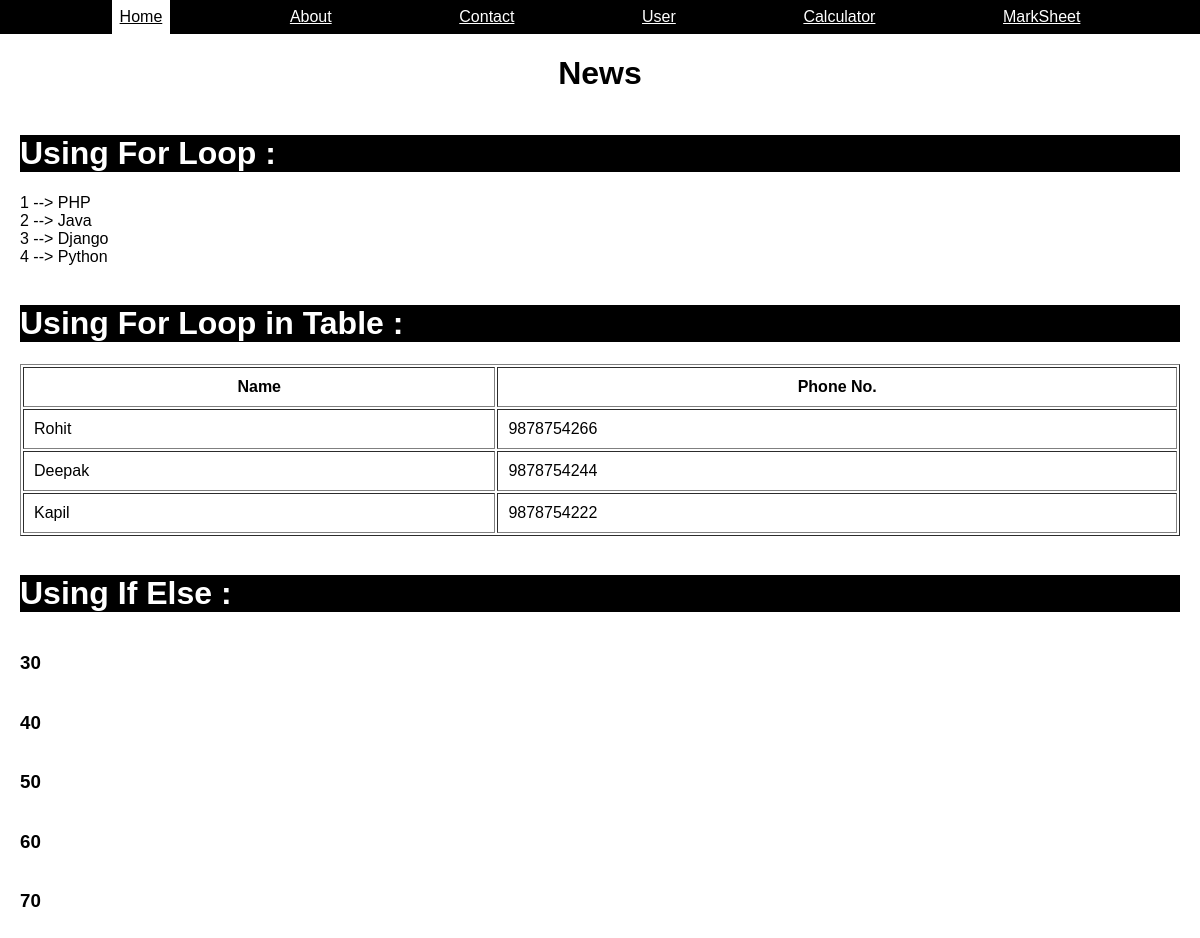
The app's page /, older data.
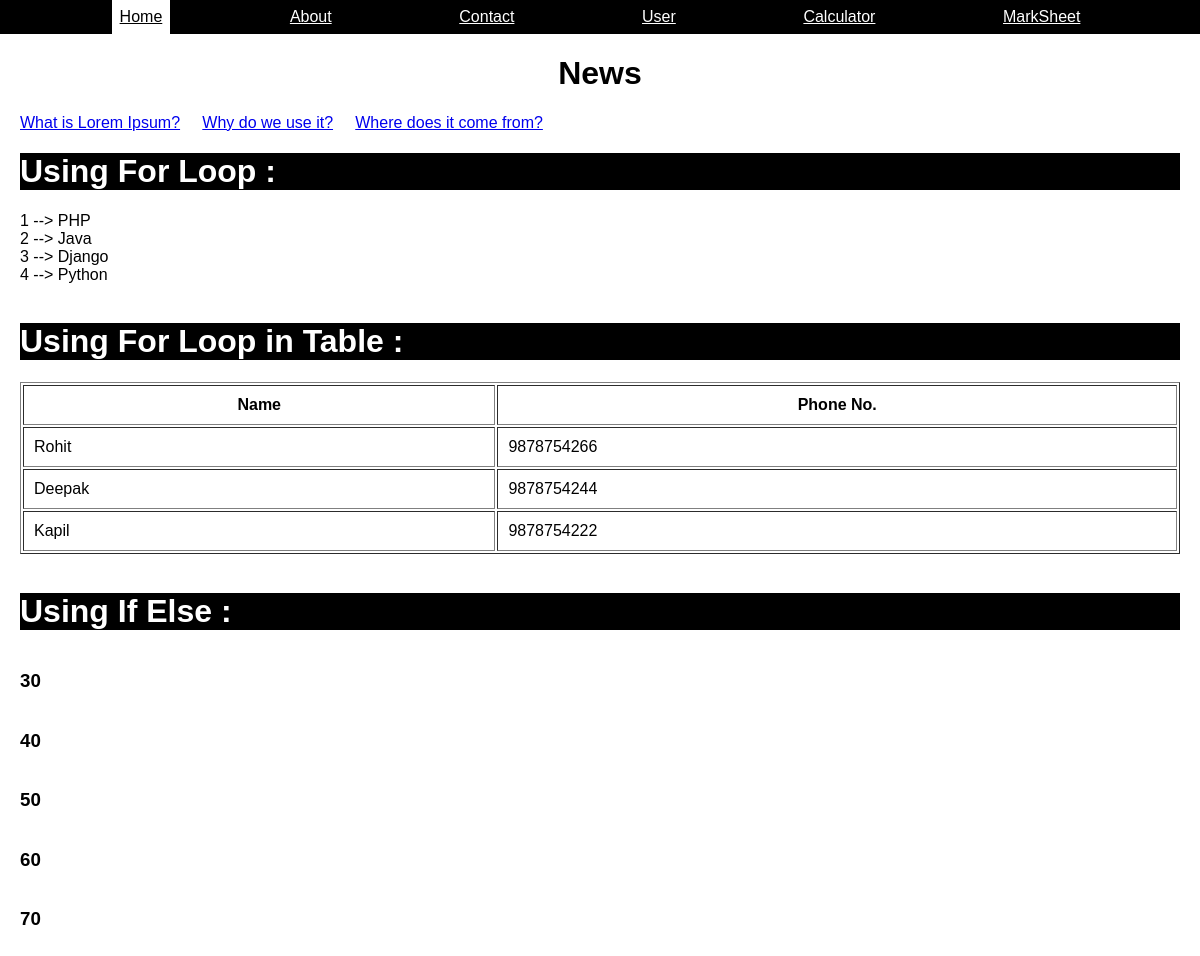
The same page, newer data.
### news/models.py (models this page shows)
class News(models.Model):
    news_title=models.CharField(max_length=100)
    news_desc=HTMLField()

### learn_dj/views.py (the view)
# urls.py: path('', views.homePage, name="home"),
def homePage(request):
    news_data=News.objects.all()
    data = {
        'title' : 'Django Test',
        'bdata' : 'Welcome to the Django Testing.',
        'clist' : [ 'PHP', 'Java', 'Django', 'Python' ],
        'numbers' : [10,20,30,40,50,60,70],
        'student_details' : [
            { 'name' : 'Rohit', 'phone' : 9878754266},
            { 'name' : 'Deepak', 'phone' : 9878754244},
            { 'name' : 'Kapil', 'phone' : 9878754222}
        ],
        'news_data' : news_data
    }
    return render(request, "index.html", data)

### templates/index.html (shortened to what this page needs)
{% extends "base.html" %}
    {% block content %}
    <link rel="stylesheet" href="/static/css/main.css" />
  </head>
  <body>
    <div class="main-body">
      <h1 class="news-title">News</h1>
      <marquee onmouseover="stop()" onmouseout="start()">
        {% for news in news_data %}
          <a href="/newsDetails/{{news.id}}">{{news.news_title}}</a> &nbsp;&nbsp;&nbsp;
        {% endfor %}
      </marquee>
      <h1>Using For Loop :</h1>
      {% for n in clist %}
      <div id="list_lang">{{forloop.counter}} --> {{n}}</div>
      {% endfor %}
      <br />
      <h1>Using For Loop in Table :</h1>
      <table border="1" cellpadding="10px">
        <tr>
          <th>Name</th>
          <th>Phone No.</th>
        </tr>
        {% for d in student_details %}
        <tr>
          <td>{{d.name}}</td>
          <td>{{d.phone}}</td>
        </tr>
        {% endfor %}
      </table>
      <br />
      <h1>Using If Else :</h1>
      {% if numbers|length > 0 %} {% for n in numbers %} {% if n > 20 %}
      <h3>{{n}}</h3>
      {% endif %} {% endfor %} {% else %}
      <h3>No Data Found</h3>
      <br />
      {% endif %}
      <br />
      {% endblock %}

Row changes from the older to the newer data that the page shows:
added News: news_title "What is Lorem Ipsum?"
added News: news_title "Why do we use it?"
added News: news_title "Where does it come from?"
